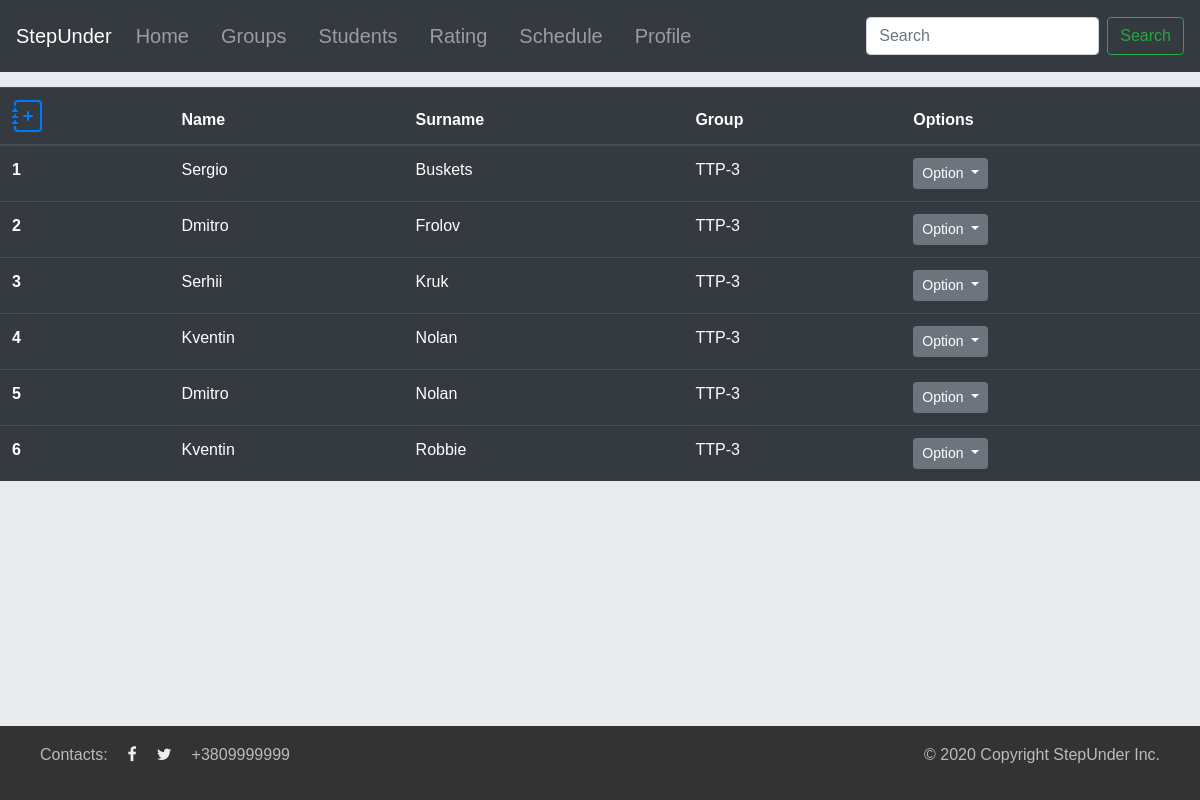
The page /students (signed in) on the database as committed earlier.
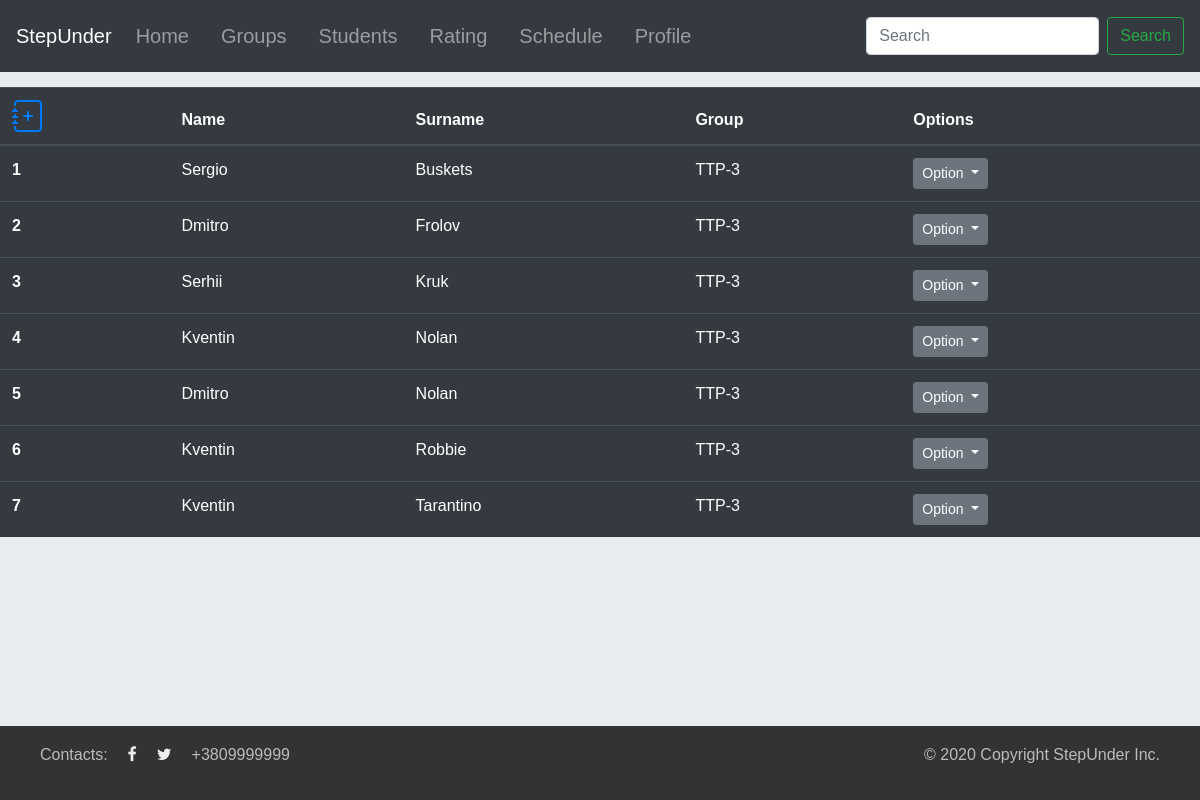
The same page on the database as committed later.
### Groups/models.py (models this page shows, shortened)
class Student(models.Model):
    is_registered = models.BooleanField(default=False)
    first_name = models.CharField(max_length=20)
    second_name = models.CharField(max_length=20)
    date_of_birth = models.DateField(auto_now_add=False, auto_now=False)
    slug = models.SlugField(max_length=150, unique=True)
    photo = models.ImageField(blank=False)
    group_id = models.ForeignKey('Group', related_name='students', on_delete=models.CASCADE)
    latitude = models.FloatField()
    longitude = models.FloatField()
    address = models.TextField(default='No data')
    marks = models.ManyToManyField('Mark')
    phone_regex = RegexValidator(regex=r'^\+?1?\d{9,15}$', message="Phone number must be entered in the format: '+999999999'. Up to 15 digits allowed.")
    phone_number = models.CharField(validators=[phone_regex], max_length=17, blank=True)
    avg_mark = models.FloatField(default=0)
    def get_absolute_url(self):
        return reverse('student_detail', kwargs={'slug':self.slug})
    def get_update_url(self):
        return reverse('student_update', kwargs={'slug': self.slug})
    def get_delete_url(self):
        return reverse('student_delete', kwargs={'slug': self.slug})

class Group(models.Model):
    name = models.CharField(max_length=40, unique=True)
    faculty = models.CharField(max_length=25)
    slug = models.SlugField(max_length=150, unique=True)
    course = models.IntegerField()
    count = models.IntegerField(default=0)
    def __str__(self):
        return self.name

### Groups/views.py (the view)
# urls.py: path('students', login_required(views.StudentsList.as_view()), name='students_list'),
class StudentsList(View):
    def get(self, request):
        search_query = request.GET.get('search', '')
        if(search_query):
            students = Student.objects.filter(Q(first_name__icontains=search_query)
                                              or Q(second_name__icontains=search_query)).order_by('second_name')
            search = '&search={}'.format(search_query)
        else:
            students = Student.objects.all().order_by('second_name')
            search = ''
        context = get_context_pagintaion(request, students, search)
        return render(request, 'Groups/students_list.html', context={'context': context})

### Groups/views.py (called while the page is built)
def get_context_pagintaion(request, objects, search):
    paginator = Paginator(objects, 10)
    page_number = request.GET.get('page', 1)
    try:
        page = paginator.page(page_number)
    except PageNotAnInteger:
        page_number = 1
        page = paginator.page(page_number)
    except EmptyPage:
        page_number = 1
        page = paginator.page(page_number)
    is_paginated = page.has_other_pages()
    if page.has_previous():
        prev_url = '?page={}'.format(page.previous_page_number()) + search
    else:
        prev_url = ''
    if page.has_next():
        next_url = '?page={}'.format(page.next_page_number()) + search
    else:
        next_url = ''
    context = {
        'page_object': page,
        'page_number': page_number,
        'is_paginated': is_paginated,
        'next_url': next_url,
        'prev_url': prev_url,
    }
    return context

### Groups/templates/Groups/students_list.html (shortened to what this page needs)
{% extends 'Groups/base.html' %}
{% block add_src %}
{% load static %}
<link type="text/css" rel="stylesheet" href="{% static 'css/object_list.css' %}">
{% endblock %}
{% block search %}
<form class="form-inline">
    <input class="form-control mr-sm-2" type="search" placeholder="Search" aria-label="Search">
    <button class="btn btn-outline-success my-2 my-sm-0" type="submit">Search</button>
</form>
{% endblock %}
{% block content %}
{% if context.page_object %}
<table class="table table-dark">
  <thead>
    <tr>
      <th scope="col">
        <a href="{% url 'student_create' %}">
        </a>
      </th>
      <th scope="col">Name</th>
      <th scope="col">Surname</th>
      <th scope="col">Group</th>
      <th scope="col">Options</th>
    </tr>
  </thead>
  <tbody>
    {% for student in context.page_object %}
    <tr>
      <th scope="row">{{context.page_object.start_index|add:forloop.counter|add:-1}}</th>
      <td>{{student.first_name}}</td>
      <td>{{student.second_name}}</td>
      <td>{{student.group_id}}</td>
      <td>
        <div class="dropdown">
        <button class="btn btn-secondary btn-sm dropdown-toggle" type="button" id="dropdownMenuButton" data-toggle="dropdown" aria-haspopup="true" aria-expanded="false">
        Option
        </button>
      </div>
      </td>
    </tr>
  {% endfor %}
  </tbody>
</table>
{% endif %}
{% endblock %}

### Groups/templates/Groups/base.html (shortened to what this page needs)
<!DOCTYPE html>
<html lang="ru" dir="ltr" style="height:100%">
 <head>
     <link rel="stylesheet" href="https://stackpath.bootstrapcdn.com/bootstrap/4.5.0/css/bootstrap.min.css">
     <link rel="stylesheet" href="https://cdnjs.cloudflare.com/ajax/libs/font-awesome/4.7.0/css/font-awesome.min.css">
     {% load static %}
     <link rel="stylesheet" type="text/css" href="{% static 'css/base.css' %}">
     {% block add_src %}
     {% endblock %}
  </head>
 <header>
 <nav class="navbar navbar-expand-lg navbar-dark bg-dark">
  <a class="navbar-brand" href="#">StepUnder</a>
  <div class="collapse navbar-collapse" id="navbarTogglerDemo02">
    <ul class="navbar-nav mr-auto mt-2 mt-lg-0">
      <li class="navbar-brand">
        <a class="nav-link" href="{% url 'home_page' %}">Home </a>
      </li>
      <li  class="navbar-brand">
        <a class="nav-link" href="{% url 'groups_list' %}">Groups</a>
      </li>
      <li  class="navbar-brand">
        <a class="nav-link" href="{% url 'students_list' %}">Students</a>
      </li>
      <li class="navbar-brand">
        <a class="nav-link" href="{% url 'rating' %}">Rating</a>
      </li>
      <li class="navbar-brand">
        <a class="nav-link" href="{% url 'toDoList' %}">Schedule</a>
      </li>
      <li class="navbar-brand">
        <a class="nav-link" href="{% url 'profile' %}">Profile</a>
      </li>
    </ul>
      {% block search %}
      {% endblock %}
  </div>
</nav>
     </header>
    <body>
          {% block content %}
          {% endblock %}
    </body>
<div class="container"></div>
    <footer>
      <section class="ft-legal">
        <ul class="ft-legal-list">
            <li>Contacts:</li>
            <li><a href="#" class="fa fa-facebook"></a></li>
            <li><a href="#" class="fa fa-twitter"></a></li>
            <li>+3809999999</li>
            <li>&copy; 2020 Copyright StepUnder Inc.</li>
        </ul>
      </section>
    </footer>
</html>

### static/css/base.css (style rules this page uses)
* { box-sizing: border-box; font-family: ’Lato’, sans-serif; margin: 0; padding: 0; }
ul { list-style: none; padding-left: 0; }
footer { background-color: #555; color: #bbb; line-height: 1.5; }
footer a { text-decoration: none; color: #eee; }
body { height:100%; display: flex; min-height: 100vh; flex-direction: column; background-color:#e8ecef; }
.container { flex: 1; }
.ft-legal { padding: 0.9375rem 1.875rem; background-color: #333; }
.ft-legal-list { width: 100%; display: flex; flex-wrap: wrap; }
.ft-legal-list li { margin: 0.125rem 0.625rem; white-space: nowrap; }
.ft-legal-list li:nth-last-child(2) { flex: 1; }

### static/css/object_list.css (style rules this page uses)
table { margin-top:15px; }

Rows that differ between the two databases and show on the page:
added Student: page_object.start_index|add "7", first_name "Kventin", second_name "Tarantino", group_id "TTP-3"
